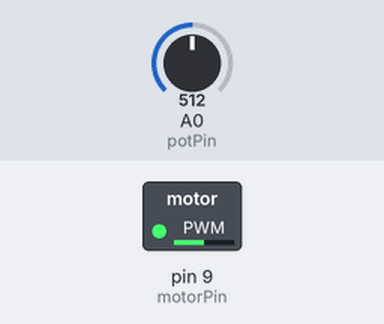
The sketch below on a simulated Arduino Uno, built with avr-gcc and run on an emulated ATmega328P. On the bench: switched loads named in the sketch (green lamp = pin HIGH). The test bench sets the inputs (shaded band); at power-on: A0 (potPin) = 512.

Above: at 1.2 s.
1.3 s: A0 (potPin) set to 716
At 2.4 s:
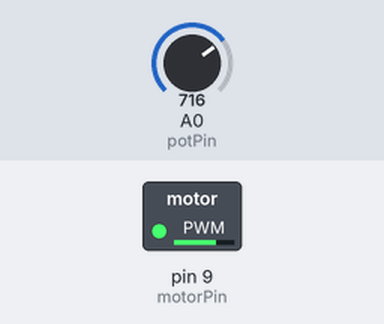
2.8 s: A0 (potPin) set to 900
At 3.5 s:
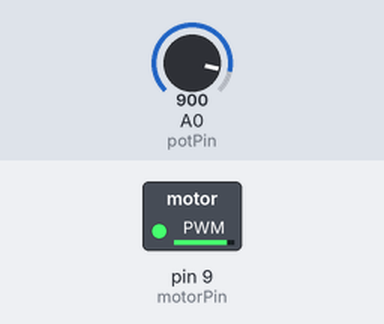
4.3 s: A0 (potPin) set to 122
At 4.6 s:
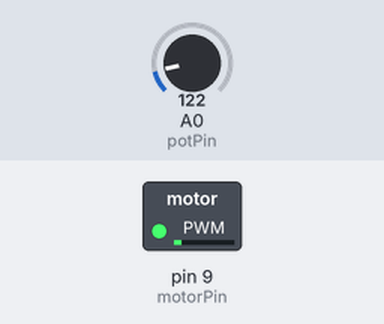
5.8 s: A0 (potPin) set to 0
At 7.0 s:
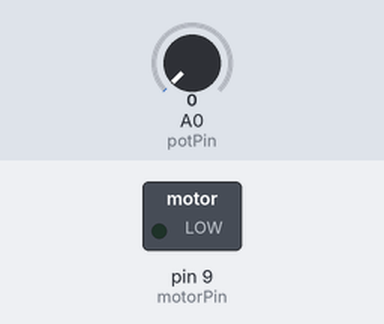
7.3 s: A0 (potPin) set to 511
At 8.1 s:
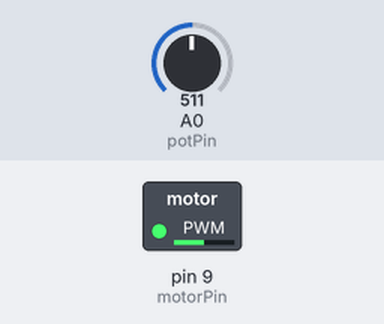
Timing chart, 0 to 9.8 s (numbered marks = the images above; inputs shaded):
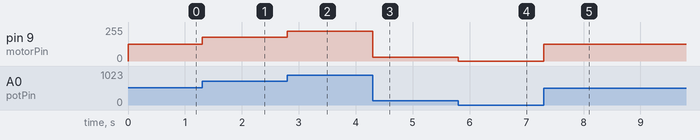

The sketch:

Project_14_DC_Motor_Speed_Control.ino
```cpp
// Project 14: DC Motor Speed Control
// Controls the speed of a DC motor using a transistor and PWM.

int motorPin = 9; // Motor connected to PWM Pin 9
int potPin = A0;  // Potentiometer to control speed

void setup() {
  pinMode(motorPin, OUTPUT);
}

void loop() {
  int speed = analogRead(potPin); // Read potentiometer value (0-1023)
  speed = map(speed, 0, 1023, 0, 255); // Map to PWM range
  analogWrite(motorPin, speed); // Set motor speed
}
```

Measured:
- after the input at 1.3 s, pin 9 (motorPin): 127/255 → 178/255 at once
- after the input at 2.8 s, pin 9 (motorPin): 178/255 → 224/255 at once
- after the input at 4.3 s, pin 9 (motorPin): 224/255 → 30/255 at once
- after the input at 5.8 s, pin 9 (motorPin): 30/255 → 0/255 at once
- after the input at 7.3 s, pin 9 (motorPin): 0/255 → 127/255 at once
